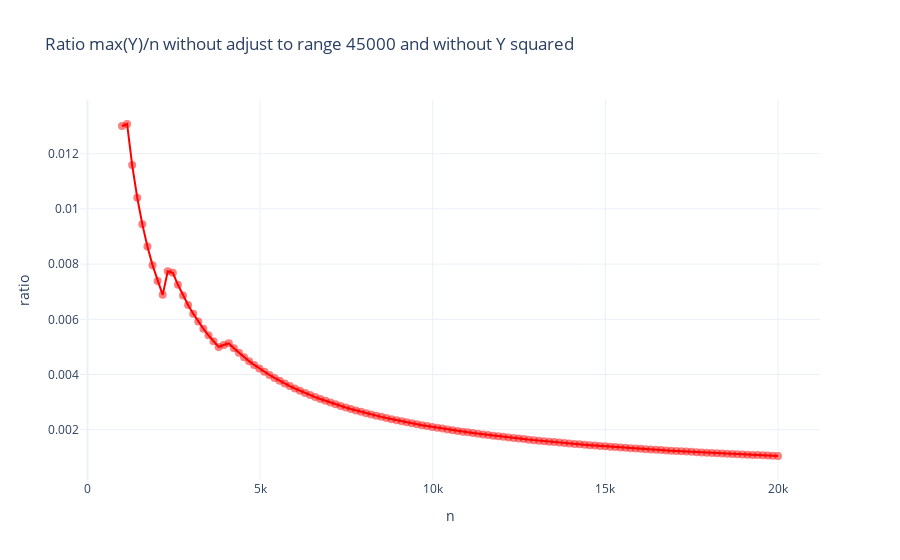

Write notebook code for a chart like this one.
### Code cell
import numpy as np
import pandas as pd
from scipy.stats import lognorm
from scipy.optimize import minimize
import plotly.graph_objects as go
import math

# Read the CSV file
datatxt_original = pd.read_csv('primes_data40000-45000.txt')
datatxt=datatxt_original[1:]
# Count occurrences of each number in the 'Number' column
number_counts_primes_plus_one = datatxt['Primes +1'].value_counts().sort_index()
number_counts_primes_minus_one = datatxt['Primes -1'].value_counts().sort_index()
number_counts_primes_twins = datatxt['Twins'].value_counts().sort_index()


#range_prime=[2,6,30,210,2310,30030,45000]
range_prime= np.linspace(1000, 20000, 130)

ranging=[]
for range_max in range_prime:
    datatxt=datatxt_original[:int(range_max)]
    number_counts_primes_plus_one = datatxt['Primes +1'].value_counts().sort_index()
    X = number_counts_primes_plus_one.index
    Y = number_counts_primes_plus_one.values
    #print(X,Y)
    ranging.append([X,Y])




i=0;
ratio_primes_max_X=[]
ratio_primes_max_Y=[]
for primes in ranging:
    
    """fig2 = go.Figure()

# Add the original data counts
    fig2.add_trace(go.Scatter(
        x=primes[0],
        y=primes[1],
        mode='lines+markers',
        name='Original Counts',
        marker=dict(color='red',size=8, opacity=0.5),
        
    ))

    # Add the Log-normal fit line

    #name=f'flipped primes to {range_prime[ranging.index(primes)]}'
    
    # Update layout
    fig2.update_layout(
        title=f"range to {range_prime[i]}" ,
        xaxis_title='Counts',
        yaxis_title='Twin',
        legend=dict(x=1, y=0.9),
        template='plotly_white'
    )
    
    # Show the figure
    fig2.show()"""
    ratio_primes_max_X.append((range_prime[i]))
    ratio_primes_max_Y.append((1/(range_prime[i]/max(primes[1]))))
    i+=1
fig2 = go.Figure()

# Add the original data counts
fig2.add_trace(go.Scatter(
        x=ratio_primes_max_X,
        y=ratio_primes_max_Y,
        mode='lines+markers',
        name='Original Counts',
        marker=dict(color='red',size=8, opacity=0.5),
        
    ))
fig2.update_layout(
    title='Ratio max(Y)/n without adjust to range 45000 and without Y squared ',
    xaxis_title='n',
    yaxis_title='ratio',
    legend=dict(x=1, y=0.9),
    template='plotly_white'
)
fig2.show()
import numpy as np
import matplotlib.pyplot as plt
from scipy.optimize import curve_fit

# Define the logarithmic model function
def log_model(x, a, b):
    return a / np.log(x) + b

# Example data (replace with your real data)
n = np.array(ratio_primes_max_X)  # Use n > 1 because log(1) = 0
y = np.array(ratio_primes_max_Y)

# Perform curve fitting
popt, pcov = curve_fit(log_model, n, y)
a_opt, b_opt = popt
print(f"Optimal parameters: a = {a_opt}, b = {b_opt}")

# Generate points for the fitted curve
n_fit = np.linspace(min(n), max(n), 100)
y_fit = log_model(n_fit, *popt)

# Plot the original data and the fitted curve
plt.scatter(n, y, color='red', label='Data')
plt.plot(n_fit, y_fit, label=f'Fit: a / log(n) + b', color='blue')

plt.xlabel('n')
plt.ylabel('max(Y)/n')
plt.title('Curve Fitting: max(Y)/n vs n')
plt.legend()
plt.show()

# Evaluate the fit (R-squared)
y_pred = log_model(n, *popt)
ss_res = np.sum((y - y_pred) ** 2)
ss_tot = np.sum((y - np.mean(y)) ** 2)
r_squared = 1 - (ss_res / ss_tot)
print(f"R-squared: {r_squared}")

### Figure 1 — Plotly figure (JSON) as saved in the notebook; plotly's stock layout.template omitted (floating-point values rounded to 4 significant figures; data arrays with more than 128 entries replaced by an {"elided": "..."} marker saying what was removed)
{"data": [{"marker": {"color": "red", "opacity": 0.5, "size": 8}, "mode": "lines+markers", "name": "Original Counts", "type": "scatter", "x": {"elided": "130 float values"}, "y": {"elided": "130 float values"}}], "layout": {"legend": {"x": 1, "y": 0.9}, "title": {"text": "Ratio max(Y)/n without adjust to range 45000 and without Y squared "}, "xaxis": {"title": {"text": "n"}}, "yaxis": {"title": {"text": "ratio"}}}}
